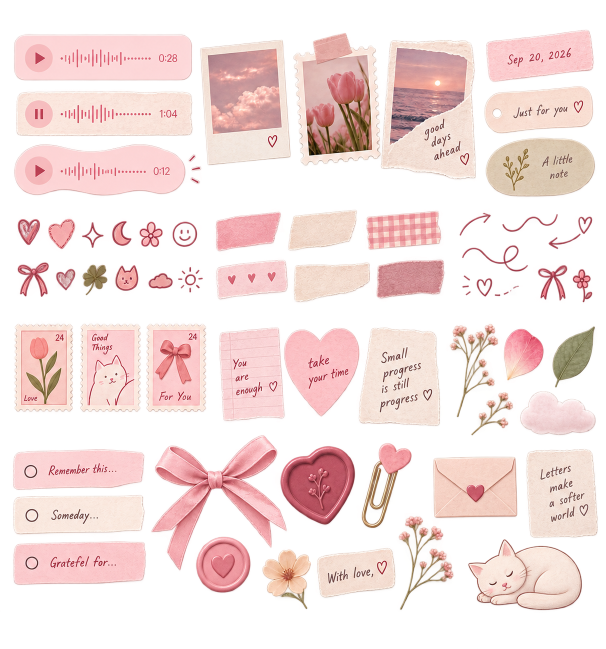
#> input picture vault/details/details.png, 1212 x 1297 px (shown at 1/2 size)
$ python extract-details.py
#> lines starting #> are read from the running program, lines starting #| are printed output that depends on the picture; after the words box and inside, x2 and y2 are one past the last pixel; in counts of white or black regions, pixels touching at a corner belong together
#!/usr/bin/env python3
"""
Extract individual sticker PNGs from vault/details/details.png.
Uses largest-connected-component isolation so neighbouring stickers don't bleed.
Output: public/stationery/details/<name>.png  (tight-trimmed RGBA)
"""

import os, sys, pathlib
import numpy as np
from PIL import Image

try:
    from scipy.ndimage import label
except ImportError:
    print("Installing scipy…")
    os.system(f"{sys.executable} -m pip install scipy pillow --quiet")
    from scipy.ndimage import label

ROOT   = pathlib.Path(__file__).parent.parent
SRC    = ROOT / "vault" / "details" / "details.png"
OUTDIR = ROOT / "public" / "stationery" / "details"
OUTDIR.mkdir(parents=True, exist_ok=True)

img  = Image.open(SRC).convert("RGBA")
#> img is the input picture: PIL image 1212x1297 RGBA; mean R, G, B, A 139.1, 114, 110.7, 112.6
arr  = np.array(img)          # H × W × 4
alpha = arr[:, :, 3]          # 0 = transparent
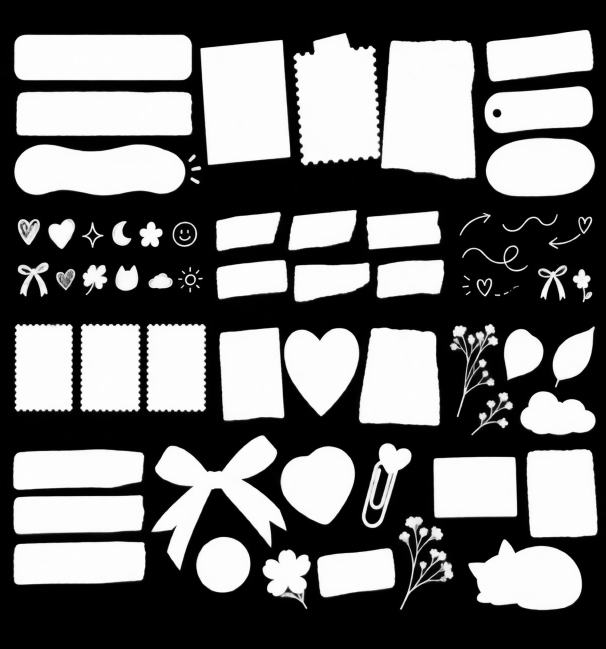
#> alpha: shape (1297, 1212) (shown at 1/2 size); min 0, max 255, mean 112.6

# ── Crop definitions (x, y, w, h)  — generous regions around each sticker ───
crops = {
    # Voice players (top-left column)
    "voiceReady":       (14,  55,  384, 120),
    "voicePlaying":     (18, 167,  382, 120),
    "voiceWave":        (14, 274,  372, 132),
    # Photo frames (top-center column)
    "photoPolaroid":    (386,  60, 210, 280),
    "photoStamp":       (572,  45, 196, 305),
    "photoDeckled":     (748,  45, 218, 305),
    # Label tags (top-right column)
    "datePill":         (958,  40, 244, 132),
    "justForYouTag":    (954, 153, 248, 124),
    "littleNoteTag":    (956, 255, 250, 155),
    # Washi tapes & paper strips (mid-left)
    "washiPink":        (418, 405, 158, 110),
    "washiBeige":       (560, 402, 168, 112),
    "washiGingham":     (718, 403, 180, 108),
    "tapeHearts":       (418, 500, 172, 110),
    # Stamps (lower-left block)
    "stampTulip":       (14,  630, 148, 208),
    "stampCat":         (146, 630, 150, 208),
    "stampBow":         (278, 630, 150, 208),
    "stamps":           (14,  630, 414, 208),
    # Notes & deckled cards (lower-center)
    "noteLined":        (424, 638, 160, 218),
    "heartNote":        (552, 638, 182, 208),
    "smallProgress":    (702, 636, 194, 232),
    "letterNote":       (1038, 882, 172, 206),
    "withLoveTag":      (618, 1078, 190, 132),
    # Botanicals & nature
    "botanical":        (884, 630, 128, 218),
    "petal":            (992, 640, 110, 134),
    "leaf":             (1090, 636, 115, 152),
    "cloud":            (1025, 766, 182, 120),
    "botanicalFlower":  (508, 1080, 130, 152),
    "floralSprig":      (782, 1016, 140, 216),
    # Decorative keepsakes
    "bow":              (288, 853, 300, 302),
    "waxSeal":          (545, 876, 180, 188),
    "waxSealSmall":     (376, 1056, 140, 144),
    "paperclip":        (708, 868, 130, 202),
    "miniEnvelope":     (850, 896, 200, 154),
    "cat":              (920, 1058, 262, 178),
}

def extract_sticker(name: str, region: tuple) -> None:
    x, y, w, h = region
    # Clamp to image bounds
    ih, iw = arr.shape[:2]
    x2, y2 = min(x + w, iw), min(y + h, ih)
    x, y = max(x, 0), max(y, 0)

    patch_alpha = alpha[y:y2, x:x2]
    patch_rgba  = arr[y:y2, x:x2].copy()

    # Find connected components in non-transparent pixels
    mask = (patch_alpha > 12).astype(np.int32)
    if mask.sum() == 0:
        print(f"  ⚠  {name}: no opaque pixels in region")
        return

    labeled, num_features = label(mask)
    if num_features == 0:
        print(f"  ⚠  {name}: no components found")
        return

    # Keep only the largest connected component
    sizes = np.bincount(labeled.ravel())
    sizes[0] = 0   # ignore background label
    largest_label = sizes.argmax()
    keep_mask = (labeled == largest_label)

    # Zero out everything that's not the largest component
    patch_rgba[:, :, 3] = np.where(keep_mask, patch_rgba[:, :, 3], 0)

    # Tight trim: find bounding box of the kept component
    rows = np.any(keep_mask, axis=1)
    cols = np.any(keep_mask, axis=0)
    if not rows.any():
        print(f"  ⚠  {name}: empty after component isolation")
        return
    r0, r1 = np.where(rows)[0][[0, -1]]
    c0, c1 = np.where(cols)[0][[0, -1]]

    # Add 4 px padding
    pad = 4
    r0 = max(r0 - pad, 0)
    r1 = min(r1 + pad + 1, patch_rgba.shape[0])
    c0 = max(c0 - pad, 0)
    c1 = min(c1 + pad + 1, patch_rgba.shape[1])

    trimmed = patch_rgba[r0:r1, c0:c1]

    out_path = OUTDIR / f"{name}.png"
    Image.fromarray(trimmed, "RGBA").save(out_path, optimize=True)
    pw, ph = trimmed.shape[1], trimmed.shape[0]
    print(f"  ✓  {name:20s}  {pw}×{ph} px  → {out_path.relative_to(ROOT)}")

print(f"\n📦 Source : {SRC}")
print(f"📂 Output : {OUTDIR}\n")

for name, region in crops.items():
    try:
        extract_sticker(name, region)
    except Exception as e:
        print(f"  ✗  {name}: {e}")
#> this loop made 34 passes
#> (num_features in extract_sticker, largest_label in extract_sticker, r0 in extract_sticker, r1 in extract_sticker, c0 in extract_sticker, c1 in extract_sticker) on passes 1 to 10: (1, 1, 9, 111, 9, 376), (1, 1, 9, 110, 10, 372), (5, 1, 10, 123, 10, 361), (7, 1, 15, 276, 10, 200), (4, 1, 16, 297, 10, 196), (4, 1, 30, 305, 0, 208), (2, 1, 15, 129, 10, 234), (3, 2, 14, 119, 10, 237), (2, 2, 16, 144, 11, 239), (2, 1, 14, 103, 9, 149)
#> (num_features in extract_sticker, largest_label in extract_sticker, r0 in extract_sticker, r1 in extract_sticker, c0 in extract_sticker, c1 in extract_sticker) on passes 14, 23, 28: (15, 1, 13, 199, 10, 137), (36, 1, 13, 209, 11, 117), (21, 2, 12, 209, 11, 130)
#> pass 1, in extract_sticker, `patch_alpha = alpha[y:y2, x:x2]`:
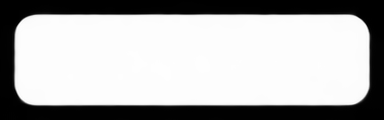
#> patch_alpha: shape (120, 384); min 0, max 255, mean 174.9
#> pass 1, in extract_sticker, `patch_rgba  = arr[y:y2, x:x2].copy()`:
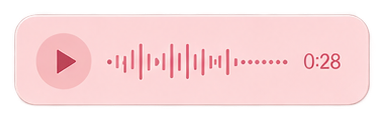
#> patch_rgba: shape (120, 384, 4); mean R, G, B, A 224.2, 192.6, 193.7, 174.9; transparent parts drawn white
#> pass 1, in extract_sticker, `mask = (patch_alpha > 12).astype(np.int32)`:
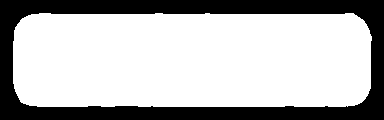
#> mask: shape (120, 384) int32; values 0 (black) and 1 (white), 71.1% white; 1 black region, box (x1, y1, x2, y2) and area: (0, 0, 384, 120) 13296

print("\n✅ Done.\n")
